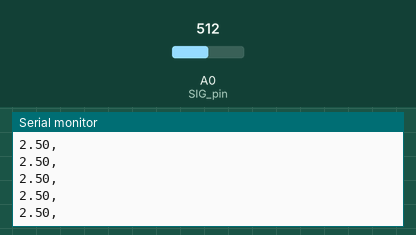
A sketch run on a simulated Arduino Uno, built with avr-gcc and run on an emulated ATmega328P. On the bench: the last lines printed to the serial monitor. The inputs (shaded band) are chosen by the test bench; at power-on: A0 (SIG_pin) = 512.

Above: at 1.2 s.
1.3 s: A0 (SIG_pin) set to 716
At 1.56 s:
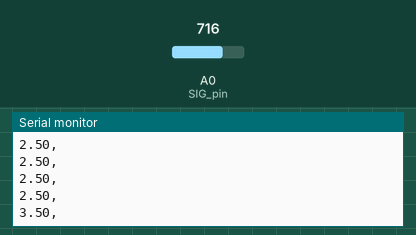
2.8 s: A0 (SIG_pin) set to 900
At 2.96 s:
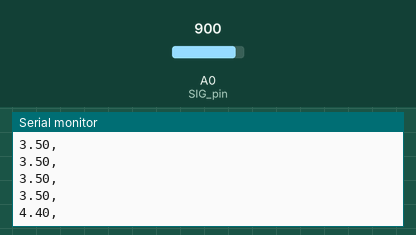
Timing chart, 0 to 5.8 s (numbered marks = the images above; inputs shaded):
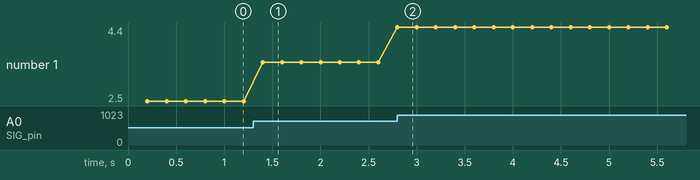

The sketch:

simple_1.ino
```cpp
// unsigned long previousMillis = 0;
// const unsigned long interval = 10;

// int numSensors = 1;   // change when no. of fsr changes

// void setup() {
//   Serial.begin(9600);
// }

// void loop() {
//   unsigned long currentMillis = millis();

//   if (currentMillis - previousMillis >= interval) {
//     previousMillis = currentMillis;

//     for (int i = 0; i < numSensors; i++) {
//       int rawValue = analogRead(A0);
//       float voltage = rawValue * (5.0 / 1023.0);

//       Serial.print(voltage);
//       // Serial.print(rawValue);

//       if (i < numSensors - 1) {
//         Serial.print(",");
//       }
//     }

//     Serial.println();
//   }
// }


//Mux control pins

int s0 = 8;

int s1 = 9;

int s2 = 10;

int s3 = 11;


//Mux in "SIG" pin

int SIG_pin = A0;


unsigned long previousMillis = 0;

const unsigned long interval = 200;


void setup() {

  pinMode(s0, OUTPUT);

  pinMode(s1, OUTPUT);

  pinMode(s2, OUTPUT);

  pinMode(s3, OUTPUT);


  // digitalWrite(s0, LOW);

  // digitalWrite(s1, LOW);

  // digitalWrite(s2, LOW);

  // digitalWrite(s3, LOW);

  Serial.begin(9600);

}


int readMux(int channel){

  int controlPin[] = {s0, s1, s2, s3};


  int muxChannel[16][4]={

    {0,0,0,0}, //channel 0

    {1,0,0,0}, //channel 1

    {0,1,0,0}, //channel 2

    {1,1,0,0}, //channel 3

    {0,0,1,0}, //channel 4

    {1,0,1,0}, //channel 5

    {0,1,1,0}, //channel 6

    {1,1,1,0}, //channel 7

    {0,0,0,1}, //channel 8

    {1,0,0,1}, //channel 9

    {0,1,0,1}, //channel 10

    {1,1,0,1}, //channel 11

    {0,0,1,1}, //channel 12

    {1,0,1,1}, //channel 13

    {0,1,1,1}, //channel 14

    {1,1,1,1}  //channel 15

  };


  //loop through the 4 sig

  for(int i = 0; i < 4; i ++){

    digitalWrite(controlPin[i], muxChannel[channel][i]);

  }


  //read the value at the SIG pin

  int val = analogRead(SIG_pin);


  //return the value

  return val;

}


void loop() {

  unsigned long currentMillis = millis();

  int sensor[8];

  float voltage[8];


  if (currentMillis - previousMillis >= interval) {

    previousMillis = currentMillis;


  // Read all 16 channels//Loop through and read all 16 values

  //Reports back Value at channel 6 is: 346

    for(int i = 0; i < 1; i ++){

      sensor[i]=readMux(0);

      voltage[i] = sensor[i] * (5.0 / 1023.0); // Convert to voltage

      Serial.print(voltage[i]); // 3 decimal places

      if (i < 7)

        Serial.print(",");  // only print commas between values

    }

    Serial.println();

  }


 }
```

Measured:
- after the input at 1.3 s, the serial monitor: prints a new line after 0.10 s (image 1)
- after the input at 2.8 s, the serial monitor: prints a new line at once (image 2)
- plotted number 1: 2.5 → 3.5 after the input at 1.3 s, 3.5 → 4.4 after the input at 2.8 s
